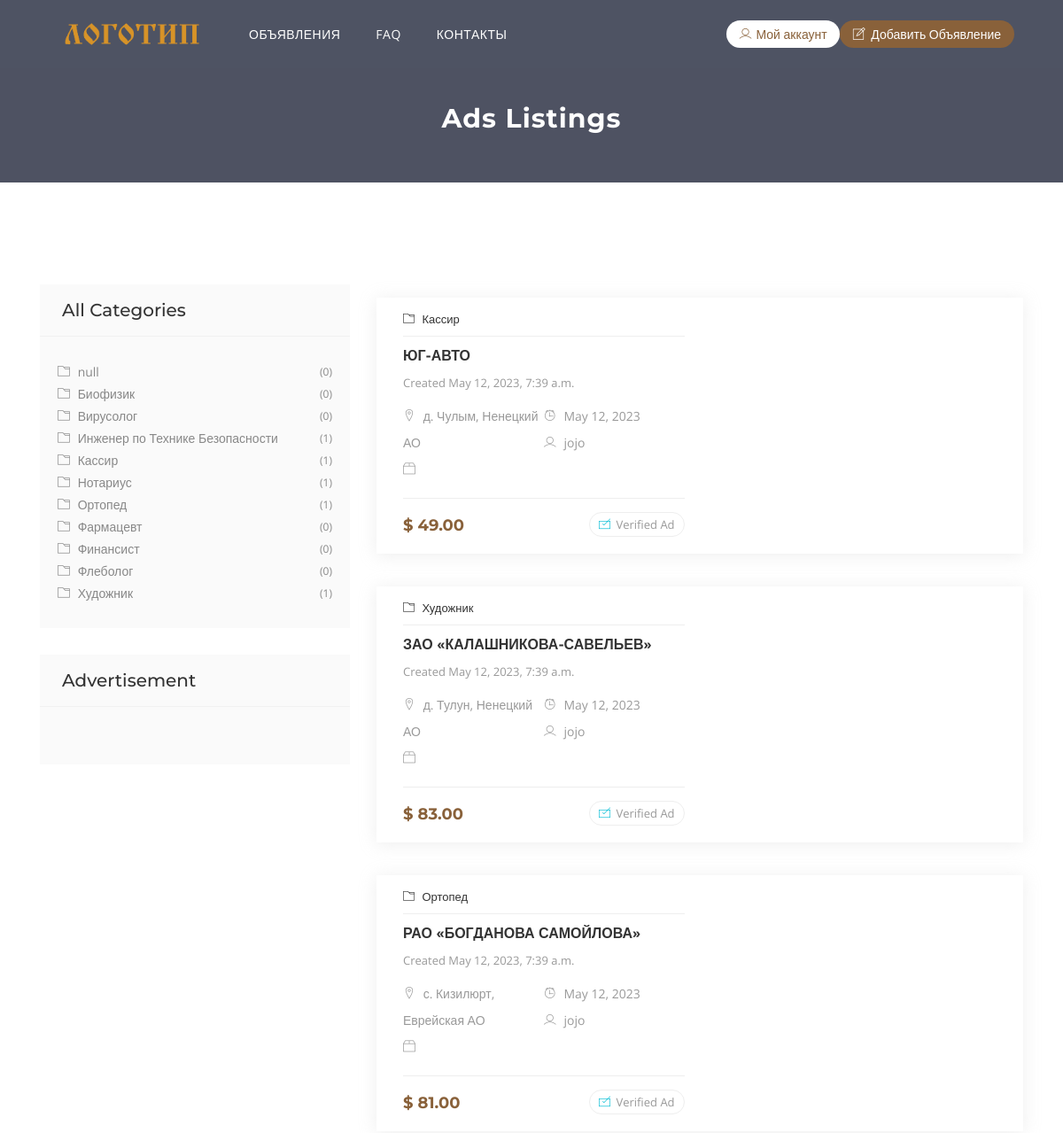
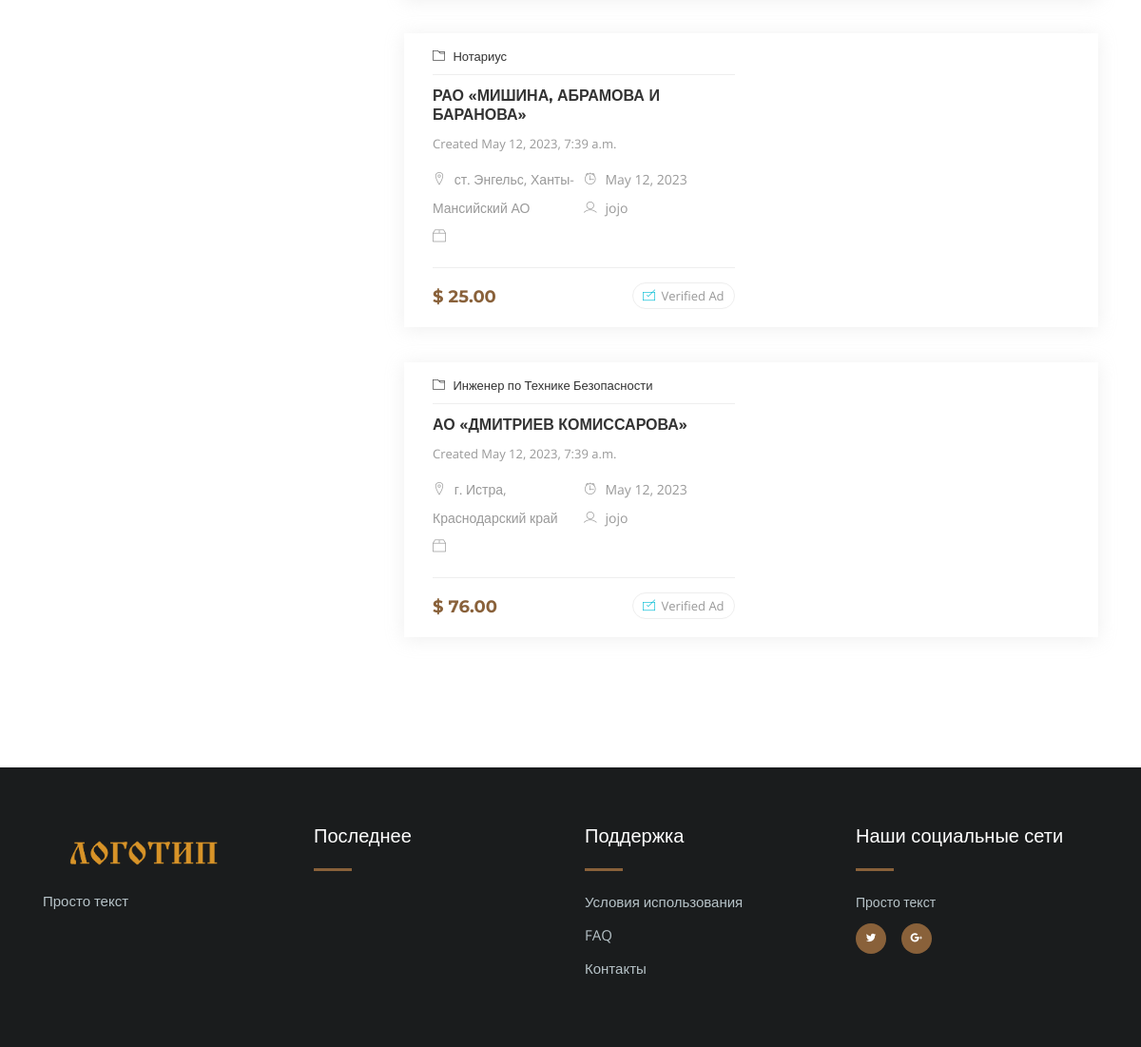
The page /ads-listing/ on the database its author committed (2 pictures, top to bottom).
### ads/models.py (models this page shows, shortened)
class Category(models.Model):
    category_name = models.CharField(max_length=100)
    category_image = models.ImageField(upload_to='uploads/category', blank=True, null=True)
    slug = models.SlugField(blank=True, null=True)
    class Meta:
        verbose_name_plural = "Категории"
    def __str__(self):
        return self.category_name

class Ads(models.Model):
    author = models.ForeignKey(Author, on_delete=models.CASCADE, null=True)
    title = models.CharField(max_length=200)
    description = RichTextField()
    price = models.DecimalField(max_digits=8, decimal_places=2)
    date_created = models.DateTimeField(auto_now_add=True)
    region = models.ForeignKey('Region', on_delete=models.CASCADE, null=True)
    city = models.ForeignKey('City', on_delete=models.CASCADE, null=True)
    category = models.ForeignKey('Category', on_delete=models.CASCADE, null=True)
    phone = models.CharField(max_length=50)
    video = EmbedVideoField(null=True, blank=True)
    is_featured = models.BooleanField(default=False)
    is_active = models.BooleanField(default=False)
    class Meta:
        verbose_name_plural = "Объявления"

class City(models.Model):
    city_name = models.CharField(max_length=100)
    slug = models.SlugField(blank=True, null=True)
    class Meta:
        verbose_name_plural = "Города"
    def __str__(self):
        return self.city_name

class Region(models.Model):
    region_name = models.CharField(max_length=100)
    slug = models.SlugField(blank=True, null=True)
    class Meta:
        verbose_name_plural = "Регионы"
    def __str__(self):
        return self.region_name

class Author(models.Model):
    user = models.OneToOneField(User, on_delete=models.CASCADE)
    profile_pic = models.ImageField(default="default-profile-pic.png",
                                    upload_to='uploads/profile-pictures',
                                    null=True)
    class Meta:
        verbose_name_plural = "Авторы"

### ads/views.py (the view)
# urls.py: path('ads-listing/', views.ads_listing, name='ads-listing'),
def ads_listing(request):
    ads_listing = Ads.objects.all()
    category_listing = Category.objects.annotate(
        total_ads=Count('ads')).order_by('category_name')
    context = {
        'ads_listing': ads_listing,
        'category_listing': category_listing
    }
    return render(request, 'ads/ads-listing.html', context)

### ads/templates/ads/ads-listing.html (shortened to what this page needs)
{% extends "base.html" %}
{% load static %}
{% block content %}
<div class="page-header">
  <div class="container">
    <div class="row">
      <div class="col-md-12">
        <div class="breadcrumb-wrapper">
          <h2 class="product-title">Ads Listings</h2>
        </div>
      </div>
    </div>
  </div>
</div>
<div class="main-container section-padding">
  <div class="container">
    <div class="row">
      <div class="col-lg-4 col-md-12 col-xs-12 page-sidebar">
        <aside>
          <div class="widget categories">
            <h4 class="widget-title">All Categories</h4>
            <ul class="categories-list">
              <li>
                {% for category in category_listing %}
                <a href="{% url 'category-archive' category.slug %}">
                  <i class="lni-folder"></i>
                  {{ category }} <span class="category-counter">({{ category.total_ads }})</span>
                </a>
                {% endfor %}
              </li>
            </ul>
          </div>
          <div class="widget">
            <h4 class="widget-title">Advertisement</h4>
            <div class="add-box">
            </div>
          </div>
        </aside>
      </div>
      <div class="col-lg-8 col-md-12 col-xs-12 page-content">
        <div class="adds-wrapper">
          <div class="tab-content">
            <div id="list-view" class="tab-pane fade active show">
              <div class="row">
                {% for ad_listing in ads_listing %}
                <div class="col-xs-12 col-sm-12 col-md-12 col-lg-12">
                  <div class="featured-box">
                    <div class="feature-content">
                      <div class="product">
                        <a href="{% url 'category-archive' ad_listing.category.slug %}"><i class="lni-folder"></i> {{ ad_listing.category }}</a>
                      </div>
                      <h4><a href="{% url 'ads-detail' ad_listing.id %}">{{ ad_listing.title }}</a></h4>
                      <span>Created {{ ad_listing.date_created }}</span>
                      <ul class="address">
                        <li>
                          <i class="lni-map-marker"></i> {{ ad_listing.city }}, {{ ad_listing.region }}
                        </li>
                        <li>
                          <i class="lni-alarm-clock"></i> {{ ad_listing.date_created|date }}
                        </li>
                        <li>
                          <i class="lni-user"></i> {{ ad_listing.author.user }}
                        </li>
                        <li>
                          <i class="lni-package"></i> {{ ad_listing.condition }}
                        </li>
                      </ul>
                      <div class="listing-bottom">
                        <h3 class="price float-left">$ {{ ad_listing.price }}</h3>
                        <p class="btn-verified float-right"><i class="lni-check-box"></i>
                          Verified Ad</p>
                      </div>
                    </div>
                  </div>
                </div>
                {% endfor %}
              </div>
            </div>
          </div>
        </div>
      </div>
    </div>
  </div>
</div>
{% endblock content %}

### templates/base.html
{% include "header.html" %}
{% block content %}
{% endblock content %}
{% include "footer.html" %}

### templates/header.html (shortened to what this page needs)
{% load static %}
<!DOCTYPE html>
<html lang="en">
<head>
    <link rel="stylesheet" type="text/css" href="{% static 'css/bootstrap.min.css' %}">
    <link rel="stylesheet" type="text/css" href="{% static 'fonts/line-icons.css' %}">
    <link rel="stylesheet" type="text/css" href="{% static 'css/slicknav.css' %}">
    <link rel="stylesheet" type="text/css" href="{% static 'css/nivo-lightbox.css' %}">
    <link rel="stylesheet" type="text/css" href="{% static 'css/animate.css' %}">
    <link href="https://unpkg.com/filepond/dist/filepond.css" rel="stylesheet">
    <link rel="stylesheet" type="text/css" href="{% static 'css/main.css' %}">
    <link rel="stylesheet" type="text/css" href="{% static 'css/responsive.css' %}">
</head>
<body>
    <header id="header-wrap">
        <nav class="navbar navbar-expand-lg fixed-top scrolling-navbar">
            <div class="container">
                <div class="navbar-header">
                    <a href="{% url 'home' %}" class="navbar-brand"><img src="{% static 'images/site-logo.png' %}"
                            alt=""></a>
                </div>
                <div class="collapse navbar-collapse" id="main-navbar">
                    <ul class="navbar-nav mr-auto">
                        <li class="nav-item">
                            <a class="nav-link" href="{% url 'ads-listing' %}">
                                Объявления
                            </a>
                        </li>
                        <li class="nav-item">
                            <a class="nav-link" href="{% url 'faq' %}">
                                FAQ
                            </a>
                        </li>
                        <li class="nav-item">
                            <a class="nav-link" href="{% url 'contact' %}">
                                Контакты
                            </a>
                        </li>
                    </ul>
                    <ul class="sign-in">
                        <li class="nav-item dropdown">
                            {% if request.user.is_authenticated %}
                            <a class="nav-link dropdown-toggle" href="#" data-toggle="dropdown" aria-haspopup="true"
                                aria-expanded="false"><i class="lni-user"></i> {{ request.user }}</a>
                            <div class="dropdown-menu">
                                <a class="dropdown-item" href="{% url 'my-ads' %}">
                                    <i class="lni-dashboard"></i> Мои объявления
                                </a>
                                <a class="dropdown-item" href="{% url 'profile-settings' %}">
                                    <i class="lni-cog"></i> Настройки
                                </a>
                                <a class="dropdown-item" href="{% url 'logout' %}">
                                    <i class="lni-enter"></i> Выход
                                </a>
                                {% comment %}
                                <a class="dropdown-item" href="{% url 'profile-ads' %}">
                                    <i class="lni-wallet"></i> My Ads
                                </a>
                                <a class="dropdown-item" href="{% url 'profile-favorite-ads' %}"><i class="lni-heart"></i>
                                    Favourite ads
                                </a>{% endcomment %}
                            </div>
                            {% else %}
                            <a class="nav-link dropdown-toggle" href="#" data-toggle="dropdown" aria-haspopup="true"
                                aria-expanded="false"><i class="lni-user"></i>Мой аккаунт</a>
                            {% endif %}
                        </li>
                    </ul>
                    <a class="tg-btn" href="{% url 'post-ads' %}">
                        <i class="lni-pencil-alt"></i> Добавить Объявление
                    </a>
                </div>
            </div>
        </nav>
    </header>

### templates/footer.html (shortened to what this page needs)
{% load static %}
<footer>
    <section class="footer-Content">
      <div class="container">
        <div class="row">
          <div class="col-lg-3 col-md-6 col-sm-6 col-xs-6 col-mb-12">
            <div class="widget">
              <h3 class="footer-logo"><img src="{% static 'images/site-logo.png' %}" alt=""></h3>
              <div class="textwidget">
                <p>Просто текст</p>
              </div>
            </div>
          </div>
          <div class="col-lg-3 col-md-6 col-sm-6 col-xs-6 col-mb-12">
            <div class="widget">
              <h3 class="block-title">Последнее</h3>
            </div>
          </div>
          <div class="col-lg-3 col-md-6 col-sm-6 col-xs-6 col-mb-12">
            <div class="widget">
              <h3 class="block-title">Поддержка</h3>
              <ul class="menu">
                <li><a href="{% url 'terms-of-service' %}">Условия использования</a></li>
                <li><a href="{% url 'faq' %}">FAQ</a></li>
                <li><a href="{% url 'contact' %}">Контакты</a></li>
              </ul>
            </div>
          </div>
          <div class="col-lg-3 col-md-6 col-sm-6 col-xs-6 col-mb-12">
            <div class="widget">
              <h3 class="block-title">Наши социальные сети</h3>
              <p class="text-sub">Просто текст</p>
              <ul class="footer-social">
                <li><a class="twitter" target="blank" href="https://www.twitter.com/"><i class="lni-twitter-filled"></i></a></li>
                <li><a class="google-plus" target="blank" href="https://www.google.com/"><i class="lni-google-plus"></i></a></li>
              </ul>
            </div>
          </div>
        </div>
      </div>
    </section>
  </footer>
</body>
</html>

### rows shown on the page
Category: category_name "null", total_ads "0"
Category: category_name "Биофизик", total_ads "0"
Category: category_name "Вирусолог", total_ads "0"
Category: category_name "Инженер по Технике Безопасности", total_ads "1"
Category: category_name "Кассир", total_ads "1"
Category: category_name "Нотариус", total_ads "1"
Category: category_name "Ортопед", total_ads "1"
Category: category_name "Фармацевт", total_ads "0"
Category: category_name "Финансист", total_ads "0"
Category: category_name "Флеболог", total_ads "0"
Category: category_name "Художник", total_ads "1"
Ads: category "Кассир", title "ЮГ-АВТО", date_created "May 12, 2023, 7:39 a.m.", city "д. Чулым", region "Ненецкий АО", date_created "May 12, 2023", author.user "jojo", price "49.00"
Ads: category "Художник", title "ЗАО «КАЛАШНИКОВА-САВЕЛЬЕВ»", date_created "May 12, 2023, 7:39 a.m.", city "д. Тулун", region "Ненецкий АО", date_created "May 12, 2023", author.user "jojo", price "83.00"
Ads: category "Ортопед", title "РАО «БОГДАНОВА САМОЙЛОВА»", date_created "May 12, 2023, 7:39 a.m.", city "с. Кизилюрт", region "Еврейская АО", date_created "May 12, 2023", author.user "jojo", price "81.00"
Ads: category "Нотариус", title "РАО «МИШИНА, АБРАМОВА И БАРАНОВА»", date_created "May 12, 2023, 7:39 a.m.", city "ст. Энгельс", region "Ханты-Мансийский АО", date_created "May 12, 2023", author.user "jojo", price "25.00"
Ads: category "Инженер по Технике Безопасности", title "АО «ДМИТРИЕВ КОМИССАРОВА»", date_created "May 12, 2023, 7:39 a.m.", city "г. Истра", region "Краснодарский край", date_created "May 12, 2023", author.user "jojo", price "76.00"
